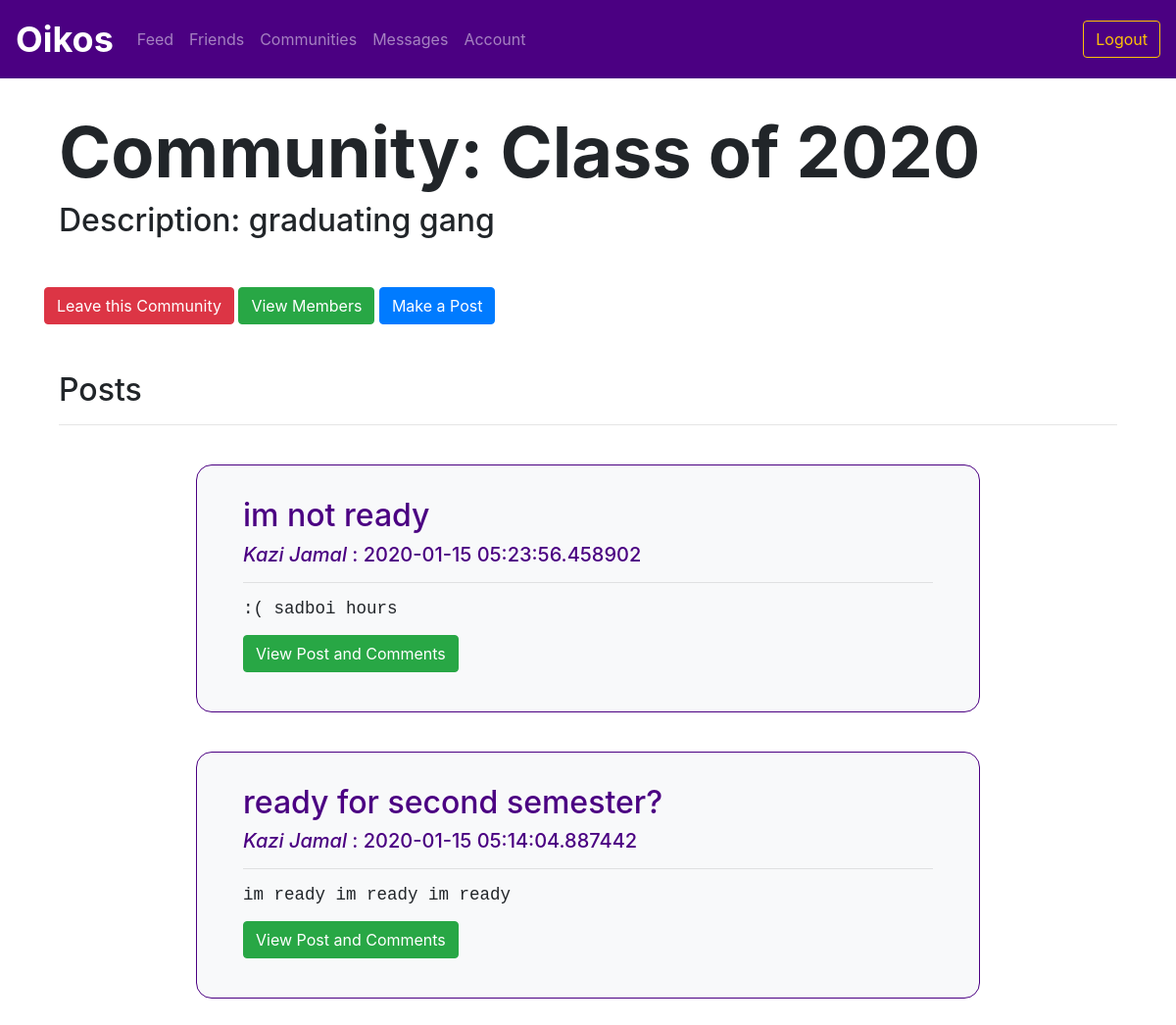
The app's page /community/1 (signed in) with its own data.
### utl/models.py (models this page shows)
class Community(db.Model):
    communityID = db.Column(db.Integer, primary_key=True)
    name = db.Column(db.Text, nullable=False)
    description = db.Column(db.Text, nullable=False)

class Post(db.Model):
    postID = db.Column(db.Integer, primary_key=True)
    communityID = db.Column(db.Integer, nullable=True)
    userID = db.Column(db.Integer, nullable=False)
    title = db.Column(db.Text, nullable=False)
    content = db.Column(db.Text, nullable=False)
    timestamp = db.Column(db.DateTime, nullable=False, default=datetime.utcnow)

class User(db.Model):
    userID = db.Column(db.Integer, primary_key=True)
    email = db.Column(db.Text, unique=True, nullable=False)
    password = db.Column(db.Text, nullable=False)
    firstName = db.Column(db.Text, nullable=False)
    lastName = db.Column(db.Text, nullable=False)
    displayName = db.Column(db.Text, nullable=False)
    grade = db.Column(db.Text, nullable=False)

### app.py (the view)
@app.route("/community/<communityID>")
@login_required
def community(communityID):
    community = communitiesfunctions.getCommunity(communityID)
    incommunity = communitiesfunctions.inCommunity(session['userID'], communityID)
    post_data = postsfunctions.getCommunityPosts(communityID)
    posts = {}
    for post in post_data:
        posts[post] = postsfunctions.getCreator(post.postID)
    return render_template("community.html", community=community, incommunity=incommunity, posts=posts)

### app.py (called while the page is built)
def login_required(f):
    @wraps(f)
    def decorated_function(*args, **kwargs):
        if "userID" not in session:
            return redirect(url_for('login'))
        return f(*args, **kwargs)
    return decorated_function

### utl/communities.py (called while the page is built)
def getCommunity(communityID):
    community = Community.query.filter_by(communityID=communityID).first()
    return community

def inCommunity(userID, communityID):
    member = Member.query.filter_by(userID=userID, communityID=communityID).first()
    if member == None:
        return False
    return True

### utl/posts.py (called while the page is built)
def getCommunityPosts(communityID):
    posts = Post.query.filter_by(communityID=communityID).order_by(Post.timestamp.desc())
    return posts

def getCreator(postID):
    post = Post.query.filter_by(postID=postID).first()
    userID = post.userID
    user = User.query.filter_by(userID=userID).first()
    return user

### templates/community.html (shortened to what this page needs)
{% extends "logbase.html" %}
{% block body %}
<div class="content mb-5">
     <h1 class="display-3" style="font-weight: 700; padding-left: 5vw; padding-top: 5vh;">Community: {{ community.name }}</h1>
     <h2 style="padding-left: 5vw;">Description: {{ community.description }}</h2>
</div>
{% if incommunity %}
<div class="container">
  <a href="/leavecommunity/{{ community.communityID }}" class="btn btn-danger">Leave this Community</a>
  <a href="/community/{{ community.communityID }}/members" class="btn btn-success">View Members</a>
    <button type="button" class="btn btn-primary" data-toggle="modal" data-target="#newCommunityPostModal">
        Make a Post
    </button>
<div class="container my-5">
    <h2>Posts</h2>
    <hr>
    {% if not posts %}
    <p>No posts.</p>
    {% else %}
    {% for post in posts %}
    <div class="row" style="margin-left: 5vw; margin-right: 5vw; margin-top: 5vh;">
        <div class="container col-md-10 bg-light border border-primary" style="padding: 2em; border-radius: 1em;">
            <div class="col">
                <h2>{{ post.title }}</h2>
                <h5> <i>{{ posts[post].displayName }}</i> : {{ post.timestamp }}<h5>
                <hr>
                <pre>{{ post.content }}</pre>
                <a href="/post/{{ post.postID }}" class="btn btn-success">View Post and Comments</a>
            </div>
        </div>
    </div>
    {% endfor %}
    {% endif %}
</div>
{% else %}
<div class="container">
    <a href="/joincommunity/{{ community.communityID }}" class="btn btn-success">Join this Community</a>
</div>
{% endif %}
{% endblock %}

### static/css/style.css (style rules this page uses)
.border-primary { color: indigo !important; }
.border-primary { border-color: indigo !important; }

### records on screen
Community: name "Class of 2020", description "graduating gang"
Post: title "im not ready", timestamp "2020-01-15 05:23:56.458902", content ":( sadboi hours"
User: displayName "Kazi Jamal"
Post: title "ready for second semester?", timestamp "2020-01-15 05:14:04.887442", content "im ready im ready im ready"
